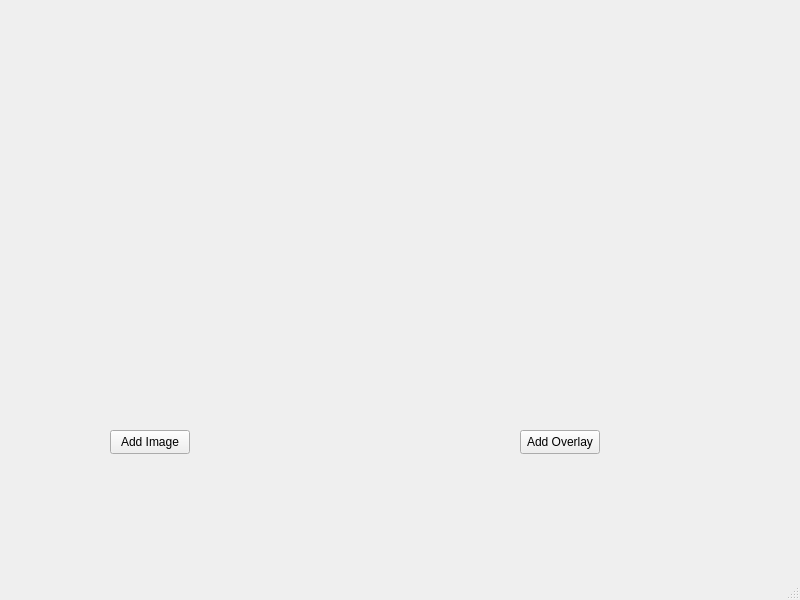
<?xml version="1.0" encoding="UTF-8"?>
<ui version="4.0">
 <class>MainWindow</class>
 <widget class="QMainWindow" name="MainWindow">
  <property name="geometry">
   <rect>
    <x>0</x>
    <y>0</y>
    <width>800</width>
    <height>600</height>
   </rect>
  </property>
  <property name="windowTitle">
   <string>MainWindow</string>
  </property>
  <widget class="QWidget" name="centralwidget">
   <widget class="QPushButton" name="pushButton">
    <property name="geometry">
     <rect>
      <x>110</x>
      <y>430</y>
      <width>80</width>
      <height>24</height>
     </rect>
    </property>
    <property name="text">
     <string>Add Image</string>
    </property>
   </widget>
   <widget class="QPushButton" name="pushButton_2">
    <property name="geometry">
     <rect>
      <x>520</x>
      <y>430</y>
      <width>80</width>
      <height>24</height>
     </rect>
    </property>
    <property name="text">
     <string>Add Overlay</string>
    </property>
   </widget>
   <widget class="QLabel" name="label">
    <property name="geometry">
     <rect>
      <x>130</x>
      <y>50</y>
      <width>431</width>
      <height>331</height>
     </rect>
    </property>
    <property name="text">
     <string/>
    </property>
   </widget>
   <widget class="QLabel" name="label_2">
    <property name="geometry">
     <rect>
      <x>130</x>
      <y>50</y>
      <width>231</width>
      <height>191</height>
     </rect>
    </property>
    <property name="text">
     <string/>
    </property>
   </widget>
  </widget>
  <widget class="QMenuBar" name="menubar">
   <property name="geometry">
    <rect>
     <x>0</x>
     <y>0</y>
     <width>800</width>
     <height>21</height>
    </rect>
   </property>
  </widget>
  <widget class="QStatusBar" name="statusbar"/>
 </widget>
 <resources/>
 <connections/>
</ui>
